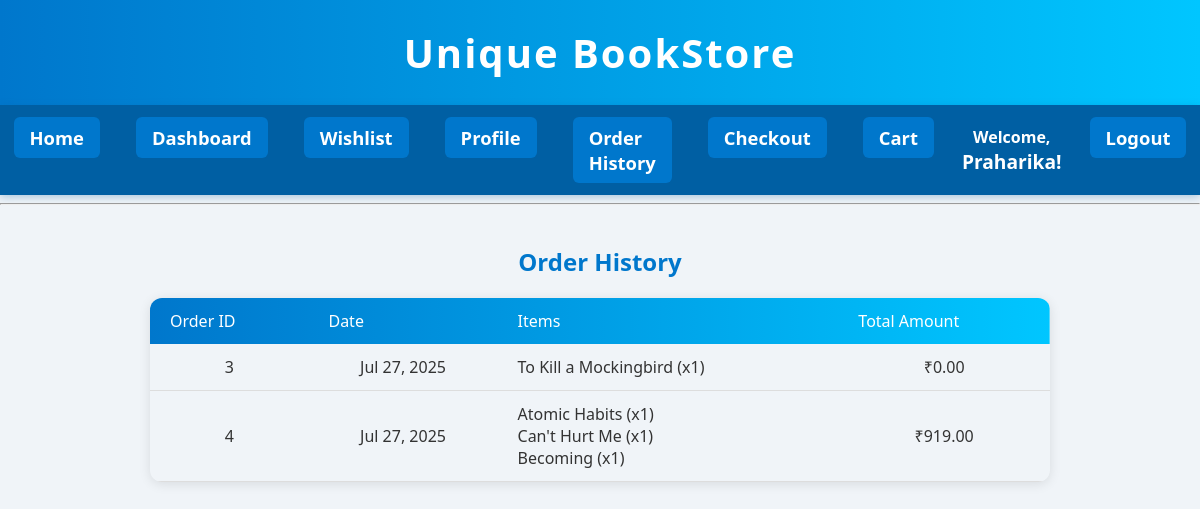
Page /order-history/ (signed in) on the committed database.
### store/models.py (models this page shows, shortened)
class Order(models.Model):
    user = models.ForeignKey(User, on_delete=models.CASCADE, related_name='orders')
    created_at = models.DateTimeField(auto_now_add=True)
    status = models.CharField(max_length=50, default='Pending')
    def get_total_price(self):
        total = 0
        for item in self.items.all():
            total += item.book.price * item.quantity
        return total

class OrderItem(models.Model):
    order = models.ForeignKey(Order, on_delete=models.CASCADE, related_name='items')
    book = models.ForeignKey(Book, on_delete=models.CASCADE)
    quantity = models.PositiveIntegerField(default=1)

class Book(models.Model):
    title = models.CharField(max_length=200)
    author = models.CharField(max_length=100)
    description = models.TextField(default="No description available")
    price = models.DecimalField(max_digits=8, decimal_places=2, default=0.00)
    cover_image = models.ImageField(upload_to='book_covers/', null=True, blank=True)
    genre = models.CharField(max_length=100, null=True, blank=True)
    stock = models.PositiveIntegerField(default=0)

### store/views.py (the view)
# urls.py: path('order-history/', views.order_history, name='order_history'),
@login_required
def order_history(request):
    orders = Order.objects.filter(user=request.user).prefetch_related('items__book')
    return render(request, 'store/order_history.html', {'orders': orders})

### store/templates/store/order_history.html (shortened to what this page needs)
{% extends "store/base.html" %}
{% block content %}
<div style="max-width: 900px; margin: 40px auto; text-align: center;">
    <h2 style="color: #0077cc; font-weight: 700; margin-bottom: 20px;">Order History</h2>
    {% if orders %}
        <table style="width: 100%; border-collapse: collapse; box-shadow: 0 2px 12px rgba(0,0,0,0.1); border-radius: 12px; overflow: hidden;">
            <thead style="background: linear-gradient(90deg, #0077cc, #00c6ff); color: white;">
                <tr>
                    <th style="padding: 12px 20px; text-align: left;">Order ID</th>
                    <th style="padding: 12px 20px; text-align: left;">Date</th>
                    <th style="padding: 12px 20px; text-align: left;">Items</th>
                    <th style="padding: 12px 20px; text-align: left;">Total Amount</th>
                </tr>
            </thead>
            <tbody>
                {% for order in orders %}
                    <tr style="border-bottom: 1px solid #ddd;">
                        <td style="padding: 12px 20px;">{{ order.id }}</td>
                        <td style="padding: 12px 20px;">{{ order.created_at|date:"M d, Y" }}</td>
                        <td style="padding: 12px 20px; text-align: left;">
                            <ul style="list-style: none; padding-left: 0; margin: 0;">
                                {% for item in order.items.all %}
                                    <li>{{ item.book.title }} (x{{ item.quantity }})</li>
                                {% endfor %}
                            </ul>
                        </td>
                        <td style="padding: 12px 20px;">&#8377;{{ order.get_total_price }}</td>
                    </tr>
                {% endfor %}
            </tbody>
        </table>
    {% else %}
        <p style="color: #cc0000; font-size: 1.2rem;">You have no past orders.</p>
    {% endif %}
</div>
{% endblock %}

### store/templates/store/base.html (shortened to what this page needs)
<!DOCTYPE html>
<html lang="en">
<head>
</head>
<body>
    <header>Unique BookStore</header>
    <nav>
        <ul>
            <li><a href="{% url 'home' %}" class="nav-btn">Home</a></li>
            {% if user.is_authenticated %}
                <li><a href="{% url 'dashboard' %}" class="nav-btn">Dashboard</a></li>
                <li><a href="{% url 'wishlist' %}" class="nav-btn">Wishlist</a></li>
                <li><a href="{% url 'profile' %}" class="nav-btn">Profile</a></li>
                <li><a href="{% url 'order_history' %}" class="nav-btn">Order History</a></li>
                <li><a href="{% url 'checkout' %}" class="nav-btn">Checkout</a></li>
                <li><a href="{% url 'cart' %}" class="nav-btn">Cart{% with request.session.cart|length as cart_count %}{% if cart_count > 0 %} ({{ cart_count }}){% endif %}{% endwith %}</a></li>
                <li style="display: flex; flex-direction: column; justify-content: center; align-items: center; color: white; font-weight: 600; font-size: 1rem; margin: 0 10px;">
                    <span>Welcome,</span>
                    <span style="font-size: 1.2rem; font-weight: 700;">{{ user.username }}!</span>
                </li>
                <li><a href="{% url 'logout' %}" class="nav-btn">Logout</a></li>
            {% else %}
                <li><a href="{% url 'login' %}" class="nav-btn">Login</a></li>
                <li><a href="{% url 'register' %}" class="nav-btn">Register</a></li>
                <li><a href="{% url 'cart' %}" class="nav-btn">Cart</a></li>
            {% endif %}
        </ul>
    </nav>
    <hr>
    {% block content %}
    {% endblock %}
</body>
</html>

### store/templates/store/base.html (style rules this page uses)
body { font-family: 'Segoe UI', Tahoma, Geneva, Verdana, sans-serif; margin: 0; padding: 0; background-color: #f0f4f8; color: #333; }
header { background: linear-gradient(90deg, #0077cc, #00c6ff); color: white; padding: 25px 0; text-align: center; font-size: 2.5em; font-weight: 700; letter-spacing: 2px; box-shadow: 0 4px 12px rgba(0, 118, 204, 0.4); }
nav { background-color: #005fa3; padding: 12px 0; box-shadow: 0 2px 8px rgba(0, 95, 163, 0.3); }
nav ul { list-style: none; margin: 0; padding: 0; display: flex; justify-content: center; }
nav ul li { margin: 0 18px; font-size: 1.15em; font-weight: 600; }
nav ul li a { color: white; text-decoration: none; padding: 8px 16px; border-radius: 6px; transition: background-color 0.3s ease, box-shadow 0.3s ease; box-shadow: inset 0 0 0 0 transparent; display: inline-block; }
.nav-btn { background-color: #0077cc; color: white !important; padding: 8px 16px; border-radius: 6px; font-weight: 600; text-decoration: none; transition: background-color 0.3s ease, box-shadow 0.3s ease; box-shadow: inset 0 0 0 0 transparent; display: inline-block; }

### store/templates/store/order_history.html (style rules this page uses)
table { border-radius: 12px; overflow: hidden; }
th, td { font-weight: 500; }

### rows in the picture
Order: id "3", created_at "Jul 27, 2025", get_total_price "0.00"
OrderItem: book "To Kill a Mockingbird", quantity "1"
Order: id "4", created_at "Jul 27, 2025", get_total_price "919.00"
OrderItem: book "Atomic Habits", quantity "1"
OrderItem: book "Can't Hurt Me", quantity "1"
OrderItem: book "Becoming", quantity "1"

### other values in the picture
{{ user.username }} "Praharika"
